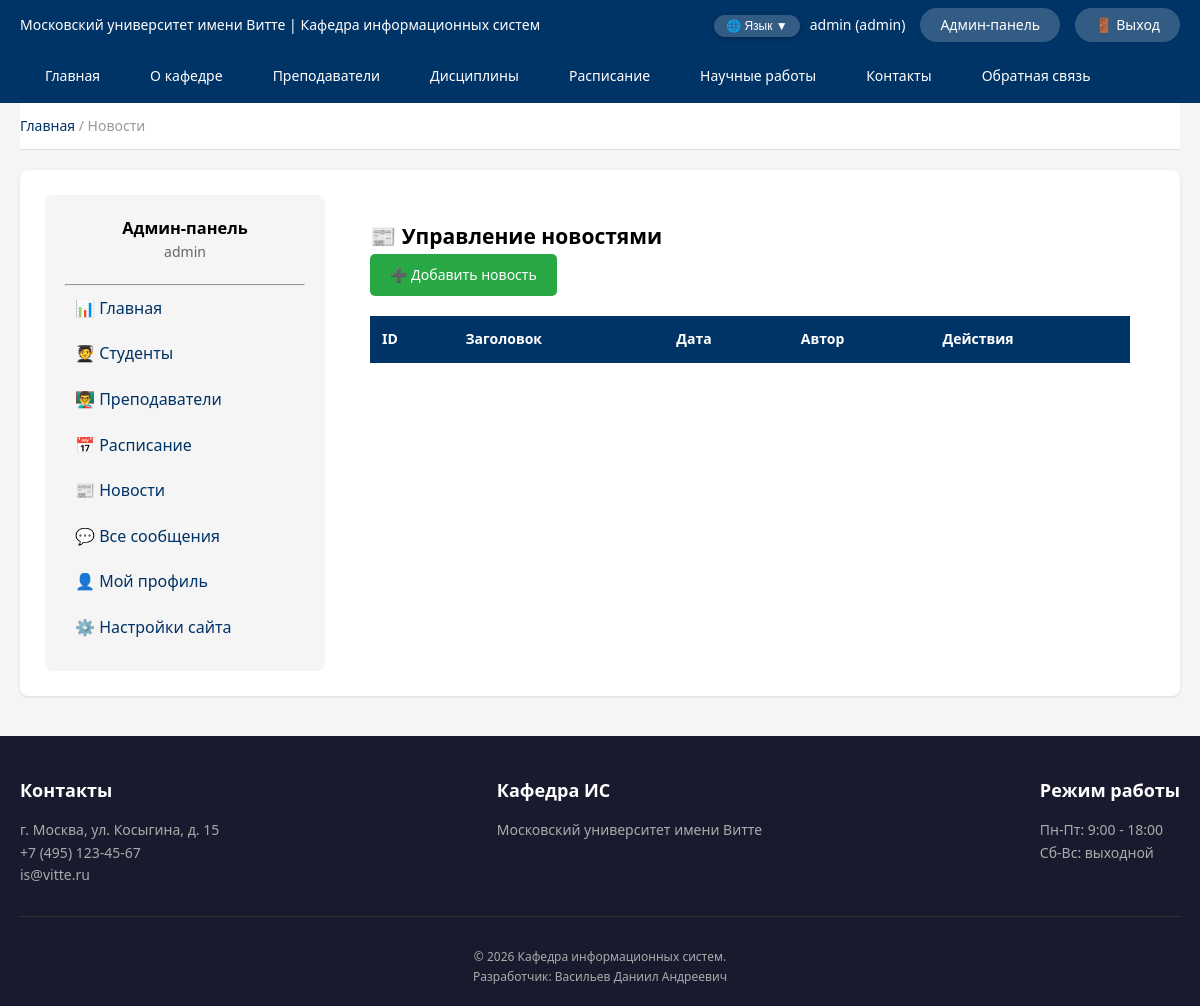
Before: /admin/news (signed in) with the older database file.
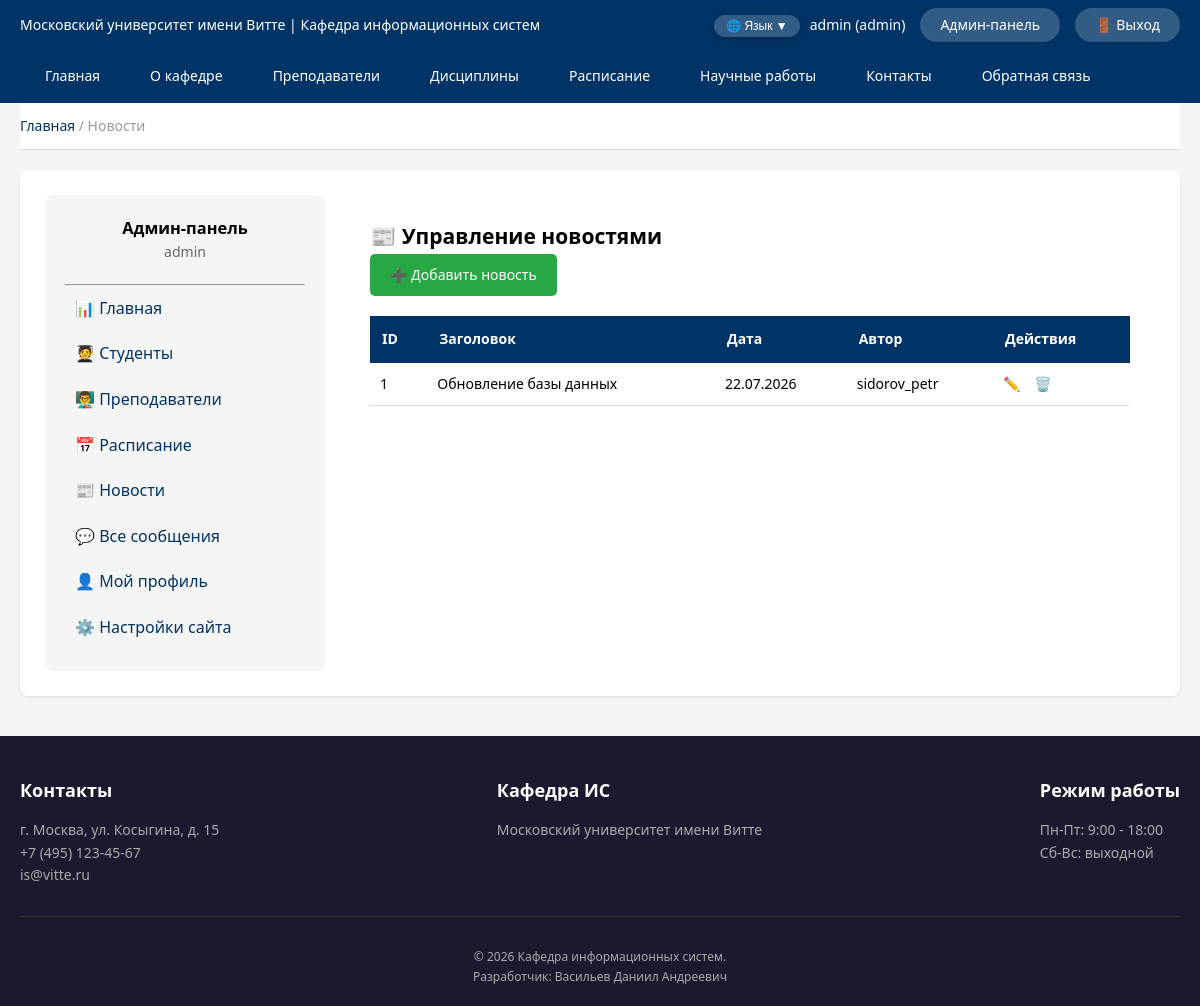
After: the same page with the newer database file.
### app/models.py (models this page shows, shortened)
class News(db.Model):
    __tablename__ = 'news'
    id = db.Column(db.Integer, primary_key=True)
    title = db.Column(db.String(200), nullable=False)
    content = db.Column(db.Text, nullable=False)
    image_url = db.Column(db.String(300))
    created_at = db.Column(db.DateTime, default=datetime.utcnow)
    author_id = db.Column(db.Integer, db.ForeignKey('users.id'))
    author = db.relationship('User', backref='news')

class User(UserMixin, db.Model):
    __tablename__ = 'users'
    id = db.Column(db.Integer, primary_key=True)
    username = db.Column(db.String(80), unique=True, nullable=False)
    email = db.Column(db.String(120), unique=True, nullable=False)
    password_hash = db.Column(db.String(128), nullable=False)
    role = db.Column(db.String(20), default='student')
    created_at = db.Column(db.DateTime, default=datetime.utcnow)

### app/main/routes.py (the view)
@bp.route('/admin/news')
@login_required
def admin_news():
    if current_user.role != 'admin':
        abort(403)
    news = News.query.order_by(News.created_at.desc()).all()
    return render_template('admin/news.html',
                           breadcrumb_title='Новости',
                           news=news)

### app/__init__.py (called while the page is built)
@login_manager.user_loader
def load_user(user_id):
    from app.models import User
    return User.query.get(int(user_id))

def create_app():
    app = Flask(__name__)
    app.config.from_object(Config)
    db.init_app(app)
    migrate.init_app(app, db)
    login_manager.init_app(app)
    @app.context_processor
    def inject_user():
        from app.models import Notification
        unread_count = 0
        if current_user.is_authenticated:
            unread_count = Notification.query.filter_by(user_id=current_user.id, is_read=False).count()
        return dict(current_user=current_user, unread_notifications=unread_count)
    from app.main import bp as main_bp
    app.register_blueprint(main_bp)
    from app.auth import bp as auth_bp
    app.register_blueprint(auth_bp, url_prefix='/auth')
    return app

### app/templates/admin/news.html (shortened to what this page needs)
<!DOCTYPE html>
<html lang="en">
<head>
</head>
<body>
{% extends "admin/base.html" %}
{% block admin_content %}
<h2>📰 Управление новостями</h2>
<div style="margin-bottom: 20px;">
    <a href="{{ url_for('main.admin_news_add') }}" style="background: #28a745; color: white; padding: 10px 20px; text-decoration: none; border-radius: 5px; display: inline-block;">➕ Добавить новость</a>
</div>
<div style="overflow-x: auto;">
    <table style="width: 100%; border-collapse: collapse;">
        <thead>
            <tr style="background: #003366; color: white;">
                <th style="padding: 12px; text-align: left;">ID</th>
                <th style="padding: 12px; text-align: left;">Заголовок</th>
                <th style="padding: 12px; text-align: left;">Дата</th>
                <th style="padding: 12px; text-align: left;">Автор</th>
                <th style="padding: 12px; text-align: left;">Действия</th>
            </tr>
        </thead>
        <tbody>
            {% for item in news %}
            <tr style="border-bottom: 1px solid #ddd;">
                <td style="padding: 10px;">{{ item.id }}</td>
                <td style="padding: 10px;">{{ item.title }}</td>
                <td style="padding: 10px;">{{ item.created_at.strftime('%d.%m.%Y') }}</td>
                <td style="padding: 10px;">{{ item.author.username if item.author else '—' }}</td>
                <td style="padding: 10px;">
                    <a href="{{ url_for('main.admin_news_edit', news_id=item.id) }}" style="color: #ffc107; text-decoration: none; margin-right: 10px;">✏️</a>
                    <a href="{{ url_for('main.admin_news_delete', news_id=item.id) }}" style="color: #dc3545; text-decoration: none;" onclick="return confirm('Удалить новость?')">🗑️</a>
                </td>
            </tr>
            {% endfor %}
        </tbody>
    </table>
</div>
{% endblock %}

Changed rows visible on the page:
added News: id "1", title "Обновление базы данных", created_at "22.07.2026", author "sidorov_petr"
